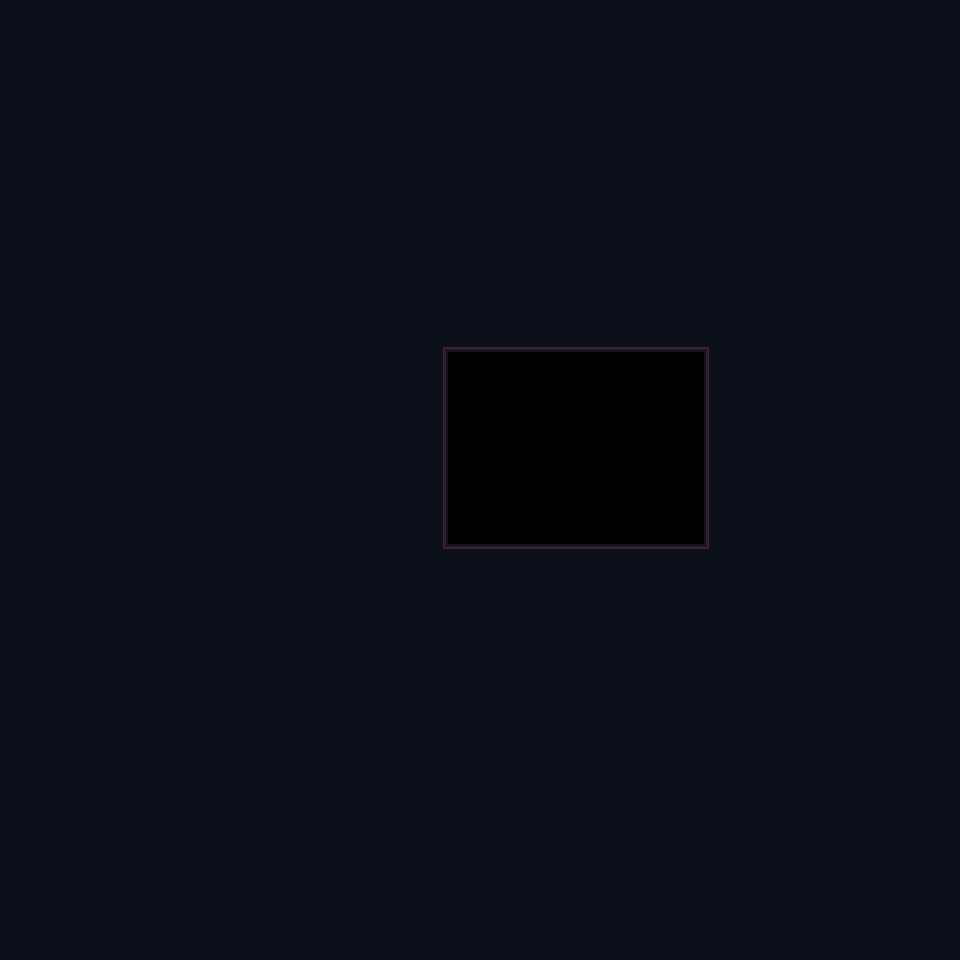

Rendered tile map (Tiled .tmx) drawn with the repository's tilesets; below, a short description and the full map source, tile grids included:
An orthogonal 30x30 tile map with 32x32 px tiles, 2 tile layers (Tile Layer 2, Tile Layer 1).

<map version="1.5" tiledversion="1.5.0" orientation="orthogonal" renderorder="right-down" width="30" height="30" tilewidth="32" tileheight="32" infinite="0" nextlayerid="3" nextobjectid="1">
 <tileset firstgid="1" source="Tiles.tsx" />
 <layer id="2" name="Tile Layer 2" width="30" height="30">
  <data encoding="csv">
27,27,27,27,27,27,27,27,27,27,27,27,27,27,27,27,27,27,27,27,27,27,27,27,27,27,27,27,27,27,
27,27,27,27,27,27,27,27,27,27,27,27,27,27,27,27,27,27,27,27,27,27,27,27,27,27,27,27,27,27,
27,27,27,27,27,27,27,27,27,27,27,27,27,27,27,27,27,27,27,27,27,27,27,27,27,27,27,27,27,27,
27,27,27,27,27,27,27,27,27,27,27,27,27,27,27,27,27,27,27,27,27,27,27,27,27,27,27,27,27,27,
27,27,27,27,27,27,27,27,27,27,27,27,27,27,27,27,27,27,27,27,27,27,27,27,27,27,27,27,27,27,
27,27,27,27,27,27,27,27,27,27,27,27,27,27,27,27,27,27,27,27,27,27,27,27,27,27,27,27,27,27,
27,27,27,27,27,27,27,27,27,27,27,27,27,27,27,27,27,27,27,27,27,27,27,27,27,27,27,27,27,27,
27,27,27,27,27,27,27,27,27,27,27,27,27,27,27,27,27,27,27,27,27,27,27,27,27,27,27,27,27,27,
27,27,27,27,27,27,27,27,27,27,27,27,27,27,27,27,27,27,27,27,27,27,27,27,27,27,27,27,27,27,
27,27,27,27,27,27,27,27,27,27,27,27,27,27,27,27,27,27,27,27,27,27,27,27,27,27,27,27,27,27,
27,27,27,27,27,27,27,27,27,27,27,27,27,27,27,27,27,27,27,27,27,27,27,27,27,27,27,27,27,27,
27,27,27,27,27,27,27,27,27,27,27,27,27,27,0,0,0,0,0,0,0,0,27,27,27,27,27,27,27,27,
27,27,27,27,27,27,27,27,27,27,27,27,27,27,0,0,0,0,0,0,0,0,27,27,27,27,27,27,27,27,
27,27,27,27,27,27,27,27,27,27,27,27,27,27,0,0,0,0,0,0,0,0,27,27,27,27,27,27,27,27,
27,27,27,27,27,27,27,27,27,27,27,27,27,27,0,0,0,0,0,0,0,0,27,27,27,27,27,27,27,27,
27,27,27,27,27,27,27,27,27,27,27,27,27,27,0,0,0,0,0,0,0,0,27,27,27,27,27,27,27,27,
27,27,27,27,27,27,27,27,27,27,27,27,27,27,0,0,0,0,0,0,0,0,27,27,27,27,27,27,27,27,
27,27,27,27,27,27,27,27,27,27,27,27,27,27,27,27,27,27,27,27,27,27,27,27,27,27,27,27,27,27,
27,27,27,27,27,27,27,27,27,27,27,27,27,27,27,27,27,27,27,27,27,27,27,27,27,27,27,27,27,27,
27,27,27,27,27,27,27,27,27,27,27,27,27,27,27,27,27,27,27,27,27,27,27,27,27,27,27,27,27,27,
27,27,27,27,27,27,27,27,27,27,27,27,27,27,27,27,27,27,27,27,27,27,27,27,27,27,27,27,27,27,
27,27,27,27,27,27,27,27,27,27,27,27,27,27,27,27,27,27,27,27,27,27,27,27,27,27,27,27,27,27,
27,27,27,27,27,27,27,27,27,27,27,27,27,27,27,27,27,27,27,27,27,27,27,27,27,27,27,27,27,27,
27,27,27,27,27,27,27,27,27,27,27,27,27,27,27,27,27,27,27,27,27,27,27,27,27,27,27,27,27,27,
27,27,27,27,27,27,27,27,27,27,27,27,27,27,27,27,27,27,27,27,27,27,27,27,27,27,27,27,27,27,
27,27,27,27,27,27,27,27,27,27,27,27,27,27,27,27,27,27,27,27,27,27,27,27,27,27,27,27,27,27,
27,27,27,27,27,27,27,27,27,27,27,27,27,27,27,27,27,27,27,27,27,27,27,27,27,27,27,27,27,27,
27,27,27,27,27,27,27,27,27,27,27,27,27,27,27,27,27,27,27,27,27,27,27,27,27,27,27,27,27,27,
27,27,27,27,27,27,27,27,27,27,27,27,27,27,27,27,27,27,27,27,27,27,27,27,27,27,27,27,27,27,
27,27,27,27,27,27,27,27,27,27,27,27,27,27,27,27,27,27,27,27,27,27,27,27,27,27,27,27,27,27
</data>
 </layer>
 <layer id="1" name="Tile Layer 1" width="30" height="30">
  <data encoding="csv">
0,0,0,0,0,0,0,0,0,0,0,0,0,0,0,0,0,0,0,0,0,0,0,0,0,0,0,0,0,0,
0,0,0,0,0,0,0,0,0,0,0,0,0,0,0,0,0,0,0,0,0,0,0,0,0,0,0,0,0,0,
0,0,0,0,0,0,0,0,0,0,0,0,0,0,0,0,0,0,0,0,0,0,0,0,0,0,0,0,0,0,
0,0,0,0,0,0,0,0,0,0,0,0,0,0,0,0,0,0,0,0,0,0,0,0,0,0,0,0,0,0,
0,0,0,0,0,0,0,0,0,0,0,0,0,0,0,0,0,0,0,0,0,0,0,0,0,0,0,0,0,0,
0,0,0,0,0,0,0,0,0,0,0,0,0,0,0,0,0,0,0,0,0,0,0,0,0,0,0,0,0,0,
0,0,0,0,0,0,0,0,0,0,0,0,0,0,0,0,0,0,0,0,0,0,0,0,0,0,0,0,0,0,
0,0,0,0,0,0,0,0,0,0,0,0,0,0,0,0,0,0,0,0,0,0,0,0,0,0,0,0,0,0,
0,0,0,0,0,0,0,0,0,0,0,0,0,0,0,0,0,0,0,0,0,0,0,0,0,0,0,0,0,0,
0,0,0,0,0,0,0,0,0,0,0,0,0,0,0,0,0,0,0,0,0,0,0,0,0,0,0,0,0,0,
0,0,0,0,0,0,0,0,0,0,0,0,0,5,4,4,4,4,4,4,4,4,2684354565,0,0,0,0,0,0,0,
0,0,0,0,0,0,0,0,0,0,0,0,0,1610612740,0,0,0,0,0,0,0,0,2684354564,0,0,0,0,0,0,0,
0,0,0,0,0,0,0,0,0,0,0,0,0,1610612740,0,0,0,0,0,0,0,0,2684354564,0,0,0,0,0,0,0,
0,0,0,0,0,0,0,0,0,0,0,0,0,1610612740,0,0,0,0,0,0,0,0,2684354564,0,0,0,0,0,0,0,
0,0,0,0,0,0,0,0,0,0,0,0,0,1610612740,0,0,0,0,0,0,0,0,2684354564,0,0,0,0,0,0,0,
0,0,0,0,0,0,0,0,0,0,0,0,0,1610612740,0,0,0,0,0,0,0,0,2684354564,0,0,0,0,0,0,0,
0,0,0,0,0,0,0,0,0,0,0,0,0,1610612740,0,0,0,0,0,0,0,0,2684354564,0,0,0,0,0,0,0,
0,0,0,0,0,0,0,0,0,0,0,0,0,1610612741,3221225476,3221225476,3221225476,3221225476,3221225476,3221225476,3221225476,3221225476,3221225477,0,0,0,0,0,0,0,
0,0,0,0,0,0,0,0,0,0,0,0,0,0,0,0,0,0,0,0,0,0,0,0,0,0,0,0,0,0,
0,0,0,0,0,0,0,0,0,0,0,0,0,0,0,0,0,0,0,0,0,0,0,0,0,0,0,0,0,0,
0,0,0,0,0,0,0,0,0,0,0,0,0,0,0,0,0,0,0,0,0,0,0,0,0,0,0,0,0,0,
0,0,0,0,0,0,0,0,0,0,0,0,0,0,0,0,0,0,0,0,0,0,0,0,0,0,0,0,0,0,
0,0,0,0,0,0,0,0,0,0,0,0,0,0,0,0,0,0,0,0,0,0,0,0,0,0,0,0,0,0,
0,0,0,0,0,0,0,0,0,0,0,0,0,0,0,0,0,0,0,0,0,0,0,0,0,0,0,0,0,0,
0,0,0,0,0,0,0,0,0,0,0,0,0,0,0,0,0,0,0,0,0,0,0,0,0,0,0,0,0,0,
0,0,0,0,0,0,0,0,0,0,0,0,0,0,0,0,0,0,0,0,0,0,0,0,0,0,0,0,0,0,
0,0,0,0,0,0,0,0,0,0,0,0,0,0,0,0,0,0,0,0,0,0,0,0,0,0,0,0,0,0,
0,0,0,0,0,0,0,0,0,0,0,0,0,0,0,0,0,0,0,0,0,0,0,0,0,0,0,0,0,0,
0,0,0,0,0,0,0,0,0,0,0,0,0,0,0,0,0,0,0,0,0,0,0,0,0,0,0,0,0,0,
0,0,0,0,0,0,0,0,0,0,0,0,0,0,0,0,0,0,0,0,0,0,0,0,0,0,0,0,0,0
</data>
 </layer>
</map>
